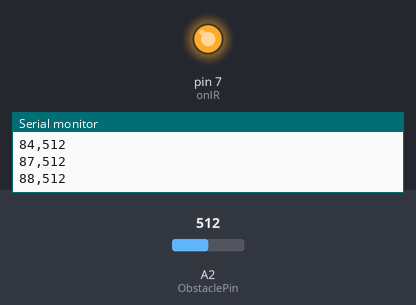
The sketch below on a simulated Arduino Uno, built with avr-gcc and run on an emulated ATmega328P. On the bench: output pins drawn as LEDs (lit = HIGH), the last lines printed to the serial monitor. Inputs (shaded band) come from the test bench; at power-on: A2 (ObstaclePin) = 512. At 2.0 s the program stops and its outputs stay as they are.

Above: at 0.1 s.
At 2.1 s:
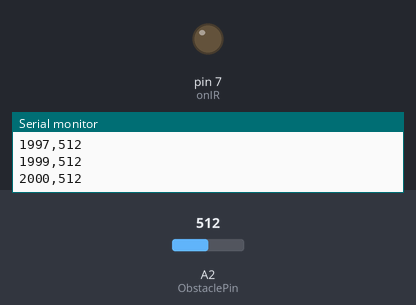
Timing chart, 0 to 3.5 s (numbered marks = the images above):
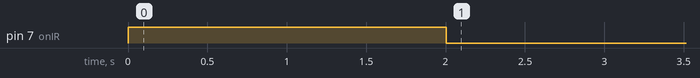

The sketch:

ir_reading.ino
```cpp
// old code
// int ObstaclePin = A2;     // Analog pin where the sensor is connected
// int onIR = 7;             // Digital pin to control the IR sensor power
// int ReadObstacle = 0;     // Variable to store the analog reading
// unsigned long startTime = 0;

// void setup() {
//   pinMode(onIR, OUTPUT);        // Set the IR power pin as an output
//   digitalWrite(onIR, LOW);      // Start with the IR sensor off
//   Serial.begin(9600);           // Initialize serial communication at 9600 bps
//   startTime = millis();         // Record the start time
// }

// void loop() {
//   // Check if 2 seconds have passed
//   if (millis() - startTime <= 2000) {
//     digitalWrite(onIR, HIGH);   // Turn on the IR sensor
//     ReadObstacle = analogRead(ObstaclePin);  // Read the analog value from the sensor
//     Serial.println(ReadObstacle);            // Print the analog sensor value
//     delay(200);                              // Short delay to avoid flooding the Serial Monitor
//   } else {
//     digitalWrite(onIR, LOW);    // Turn off the IR sensor after 2 seconds
//     while (true);               // Stop the loop after 2 seconds
//   }
// }


// 1.0.1

// int ObstaclePin = A2;     // Analog pin where the sensor is connected
// int onIR = 7;             // Digital pin to control the IR sensor power
// int ReadObstacle = 0;     // Variable to store the analog reading
// unsigned long startTime = 0;

// void setup() {
//   pinMode(onIR, OUTPUT);        // Set the IR power pin as an output
//   digitalWrite(onIR, LOW);      // Start with the IR sensor off
//   Serial.begin(57600);           // Initialize serial communication at 9600 bps
//   startTime = millis();         // Record the start time

//   // Print CSV headers
//   Serial.println("Time (ms),Sensor Value");
// }

// void loop() {
//   // Check if 2 seconds have passed
//   if (millis() - startTime <= 2000) {
//     digitalWrite(onIR, HIGH);   // Turn on the IR sensor
//     ReadObstacle = analogRead(ObstaclePin);  // Read the analog value from the sensor

//     // Print time since start and sensor value in CSV format
//     Serial.print(millis() - startTime);
//     Serial.print(",");
//     Serial.println(ReadObstacle);

//     // delay(5);  // Short delay to avoid flooding the Serial Monitor
//   } else {
//     digitalWrite(onIR, LOW);    // Turn off the IR sensor after 2 seconds
//     while (true);               // Stop the loop after 2 seconds
//   }
// }


// 1.0.2
int ObstaclePin = A2;     // Analog pin where the sensor is connected
int onIR = 7;             // Digital pin to control the IR sensor power
int ReadObstacle = 0;     // Variable to store the analog reading
unsigned long startTime = 0;

void setup() {
  pinMode(onIR, OUTPUT);        // Set the IR power pin as an output
  digitalWrite(onIR, LOW);      // Start with the IR sensor off
  Serial.begin(57600);           // Initialize serial communication at 57600 bps
  startTime = millis();         // Record the start time

  // Print CSV headers
  Serial.println("Time (ms),Sensor Value");
}

void loop() {
  static int count = 0;  // Counter for the number of readings

  // Check if 2 seconds have passed and if 1000 readings are reached
  if (millis() - startTime <= 2000 && count<3000) {
    digitalWrite(onIR, HIGH);   // Turn on the IR sensor
    ReadObstacle = analogRead(ObstaclePin);  // Read the analog value from the sensor

    // Print time since start and sensor value in CSV format
    Serial.print(millis() - startTime);
    Serial.print(",");
    Serial.println(ReadObstacle);

    count++;  // Increment the reading counter
  } else {
    digitalWrite(onIR, LOW);    // Turn off the IR sensor after 2 seconds or 1000 readings
    while (true);               // Stop the loop
  }
}
```

Measured:
- by itself, pin 7 (onIR): LOW → HIGH at 0.00 s, → LOW 2.0 s later
